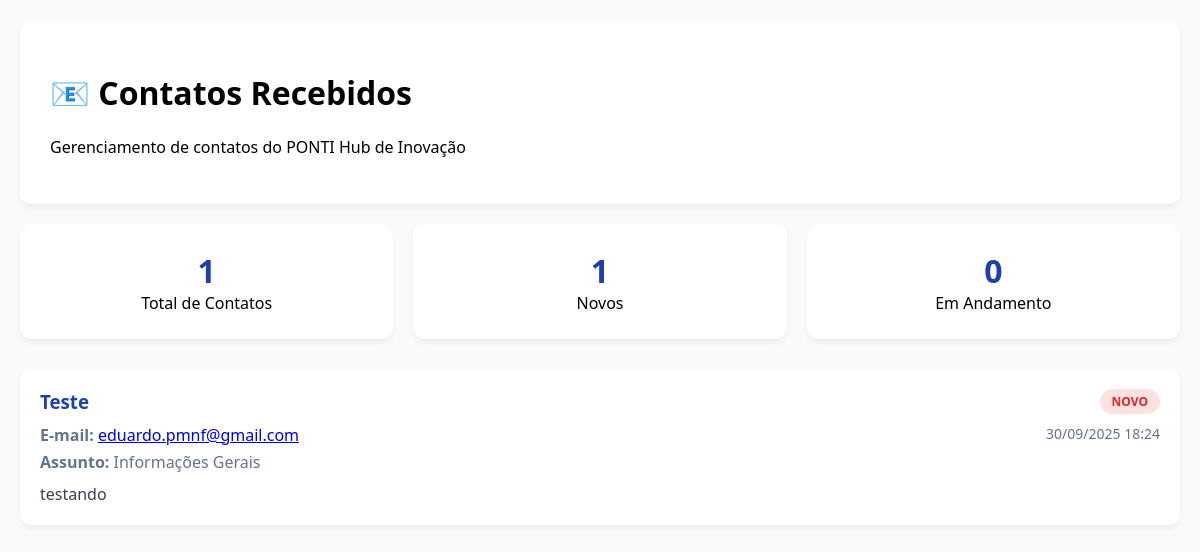
The page /contato/listar/ (signed in) on the database its author committed.
### contato/models.py (models this page shows, shortened)
class Contato(models.Model):
    ASSUNTO_CHOICES = [
        ('geral', 'Informações Gerais'),
        ('parceria', 'Parceria'),
        ('projeto', 'Proposta de Projeto'),
        ('startup', 'Startup/Empreendedorismo'),
        ('tecnologia', 'Tecnologia e Inovação'),
        ('outro', 'Outro'),
    ]
    STATUS_CHOICES = [
        ('novo', 'Novo'),
        ('em_andamento', 'Em Andamento'),
        ('respondido', 'Respondido'),
        ('fechado', 'Fechado'),
    ]
    nome = models.CharField(
        max_length=100,
        verbose_name="Nome Completo",
        help_text="Nome completo da pessoa que está entrando em contato"
    )
    email = models.EmailField(
        verbose_name="E-mail de Contato",
        help_text="E-mail válido para resposta"
    )
    telefone = models.CharField(
        max_length=20,
        blank=True,
        null=True,
        verbose_name="Telefone",
        help_text="Telefone para contato (opcional)"
    )
    assunto = models.CharField(
        max_length=20,
        choices=ASSUNTO_CHOICES,
        default='geral',
        verbose_name="Assunto",
        help_text="Categoria do contato"
    )
    mensagem = models.TextField(
        verbose_name="Mensagem",
        help_text="Mensagem detalhada"
    )
    data_criacao = models.DateTimeField(
        default=timezone.now,
        verbose_name="Data de Criação"
    )
    status = models.CharField(
        max_length=20,
        choices=STATUS_CHOICES,
        default='novo',
        verbose_name="Status"
    )
    data_resposta = models.DateTimeField(
        blank=True,
        null=True,
        verbose_name="Data da Resposta"
    )
    resposta = models.TextField(
        blank=True,
        null=True,
        verbose_name="Resposta",
        help_text="Resposta enviada ao contato"
    )
    ip_origem = models.GenericIPAddressField(
        blank=True,
        null=True,
        verbose_name="IP de Origem",
        help_text="IP do usuário que enviou o contato"
    )
    user_agent = models.TextField(
        blank=True,
        null=True,
        verbose_name="User Agent",
        help_text="Informações do navegador"
    )
    class Meta:
        verbose_name = "Contato"
        verbose_name_plural = "Contatos"
        ordering = ['-data_criacao']

### contato/views.py (the view)
# urls.py: path('listar/', views.listar_contatos, name='listar'),
def listar_contatos(request):
    if not request.user.is_staff:
        messages.error(request, 'Acesso negado.')
        return redirect('core:index')
    contatos = Contato.objects.all().order_by('-data_criacao')
    context = {
        'contatos': contatos,
        'total_contatos': contatos.count(),
        'novos': contatos.filter(status='novo').count(),
        'em_andamento': contatos.filter(status='em_andamento').count(),
    }
    return render(request, 'contato/listar.html', context)

### contato/templates/contato/listar.html (shortened to what this page needs)
<!DOCTYPE html>
<html lang="pt-br">
<head>
</head>
<body>
    <div class="container">
        <div class="header">
            <h1>📧 Contatos Recebidos</h1>
            <p>Gerenciamento de contatos do PONTI Hub de Inovação</p>
        </div>
        <div class="stats">
            <div class="stat-card">
                <div class="stat-number">{{ total_contatos }}</div>
                <div>Total de Contatos</div>
            </div>
            <div class="stat-card">
                <div class="stat-number">{{ novos }}</div>
                <div>Novos</div>
            </div>
            <div class="stat-card">
                <div class="stat-number">{{ em_andamento }}</div>
                <div>Em Andamento</div>
            </div>
        </div>
        <div class="contatos-list">
            {% for contato in contatos %}
            <div class="contato-item">
                <div style="display: flex; justify-content: between; align-items: flex-start; gap: 20px;">
                    <div style="flex: 1;">
                        <h3 style="margin: 0 0 10px 0; color: #1e40af;">{{ contato.nome }}</h3>
                        <p style="margin: 0 0 5px 0; color: #64748b;">
                            <strong>E-mail:</strong> <a href="mailto:{{ contato.email }}">{{ contato.email }}</a>
                        </p>
                        <p style="margin: 0 0 10px 0; color: #64748b;">
                            <strong>Assunto:</strong> {{ contato.get_assunto_display }}
                        </p>
                        <p style="margin: 0; color: #374151;">{{ contato.mensagem|truncatewords:20 }}</p>
                    </div>
                    <div style="text-align: right;">
                        <span class="status-badge status-{{ contato.status }}">{{ contato.get_status_display }}</span>
                        <p style="margin: 10px 0 0 0; color: #64748b; font-size: 14px;">
                            {{ contato.data_criacao|date:"d/m/Y H:i" }}
                        </p>
                    </div>
                </div>
            </div>
            {% empty %}
            <div class="contato-item" style="text-align: center; color: #64748b;">
                <p>Nenhum contato encontrado.</p>
            </div>
            {% endfor %}
        </div>
    </div>
</body>
</html>

### contato/templates/contato/listar.html (style rules this page uses)
body { font-family: 'Segoe UI', Tahoma, Geneva, Verdana, sans-serif; background: #f8fafc; margin: 0; padding: 20px; }
.container { max-width: 1200px; margin: 0 auto; }
.header { background: white; padding: 30px; border-radius: 12px; margin-bottom: 20px; box-shadow: 0 4px 6px rgba(0, 0, 0, 0.05); }
.stats { display: grid; grid-template-columns: repeat(auto-fit, minmax(200px, 1fr)); gap: 20px; margin-bottom: 30px; }
.stat-card { background: white; padding: 25px; border-radius: 12px; box-shadow: 0 4px 6px rgba(0, 0, 0, 0.05); text-align: center; }
.stat-number { font-size: 2em; font-weight: bold; color: #1e40af; }
.contatos-list { background: white; border-radius: 12px; overflow: hidden; box-shadow: 0 4px 6px rgba(0, 0, 0, 0.05); }
.contato-item { padding: 20px; border-bottom: 1px solid #e5e7eb; }
.contato-item:last-child { border-bottom: none; }
.status-badge { display: inline-block; padding: 4px 12px; border-radius: 20px; font-size: 12px; font-weight: 600; text-transform: uppercase; }
.status-novo { background: #fee2e2; color: #dc2626; }

### rows shown on the page
Contato: nome "Teste", email "eduardo.pmnf@gmail.com", assunto "Informações Gerais", mensagem "testando", status "NOVO", data_criacao "30/09/2025 18:24"

### other values the page prints
{{ total_contatos }} "1"
{{ novos }} "1"
{{ em_andamento }} "0"
